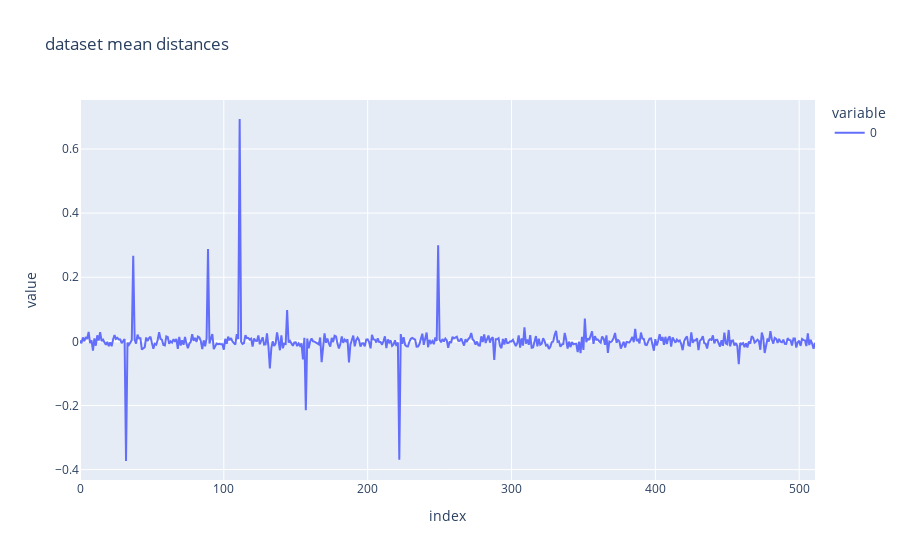
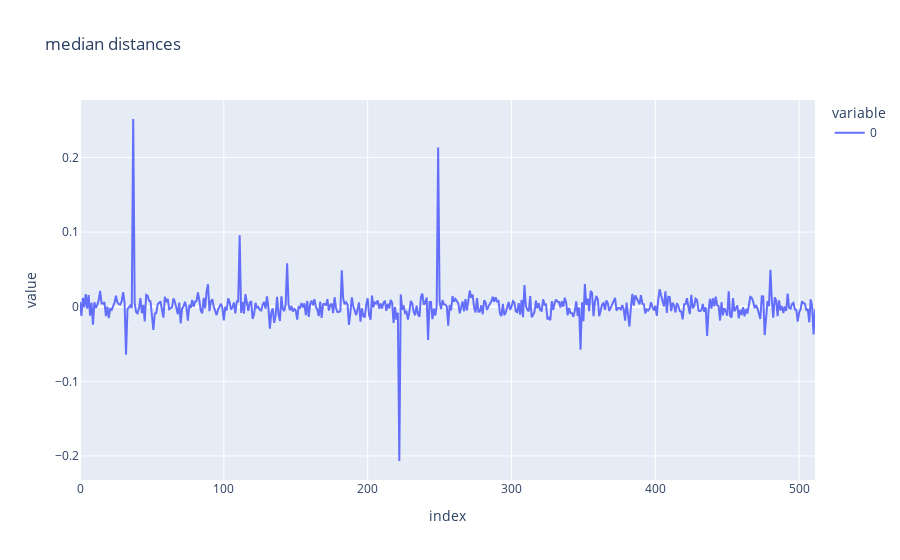
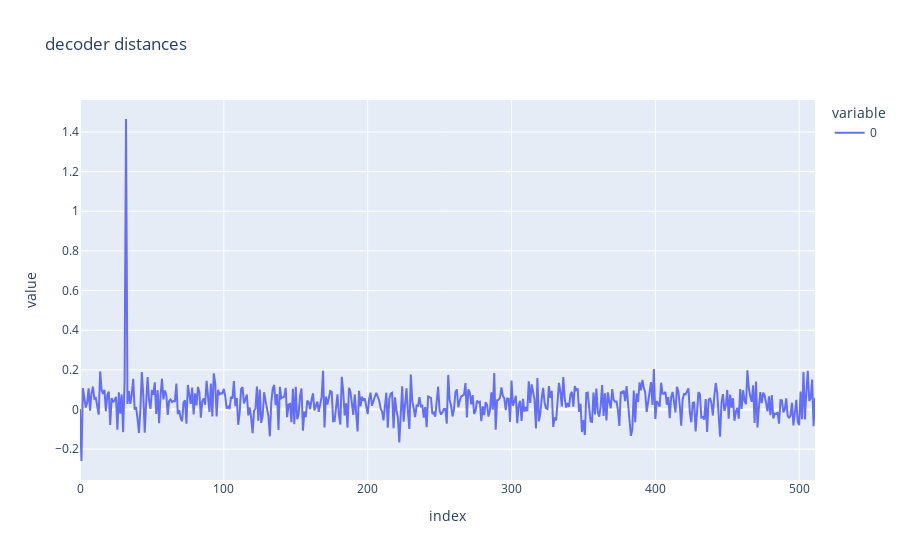

Here is the notebook cell these charts were saved with, in order:
### Code cell
from importlib import reload
from sae_training.geom_median.src import geom_median
reload(geom_median)


with torch.no_grad():
    
    all_activations = activation_store.storage_buffer.detach()

    out = geom_median.torch.compute_geometric_median(
        activation_store.storage_buffer.detach().cpu(), skip_typechecks=True, maxiter=100, per_component=False,
        ).median
    
    # get the distance between the median and each activation
    dataset_mean = all_activations.mean(dim=0).detach().cpu()
    dataset_mean_distances = all_activations.median(0).values.detach().cpu() - dataset_mean
    dataset_mean_distances_mean = dataset_mean_distances.mean().item()
    
    
    med_distances = all_activations.median(0).values.detach().cpu() -  out.to("mps").detach().cpu()
    med_distances_mean = med_distances.mean().item()
    
    dec_distance = all_activations.median(0).values.detach().cpu() -  sparse_autoencoder.b_dec.detach().cpu()
    dec_distance_mean = dec_distance.mean().item()
    
    
    
    
    print(med_distances_mean, dec_distance_mean, dataset_mean_distances_mean)


    px.line(dataset_mean_distances, title = "dataset mean distances").show()
    px.line(med_distances, title = "median distances").show()
    px.line(dec_distance, title = "decoder distances").show()

### Figure 1 — Plotly figure (JSON) as saved in the notebook; plotly's stock layout.template omitted (floating-point values rounded to 4 significant figures; data arrays with more than 128 entries replaced by an {"elided": "..."} marker saying what was removed)
{"data": [{"hovertemplate": "variable=0<br>index=%{x}<br>value=%{y}<extra></extra>", "legendgroup": "0", "line": {"color": "#636efa", "dash": "solid"}, "marker": {"symbol": "circle"}, "mode": "lines", "name": "0", "orientation": "v", "showlegend": true, "type": "scatter", "x": {"elided": "512 int values"}, "xaxis": "x", "y": {"elided": "512 float values"}, "yaxis": "y"}], "layout": {"legend": {"title": {"text": "variable"}, "tracegroupgap": 0}, "title": {"text": "dataset mean distances"}, "xaxis": {"anchor": "y", "domain": [0, 1], "title": {"text": "index"}}, "yaxis": {"anchor": "x", "domain": [0, 1], "title": {"text": "value"}}}}

### Figure 2 — Plotly figure (JSON) as saved in the notebook; plotly's stock layout.template omitted (floating-point values rounded to 4 significant figures; data arrays with more than 128 entries replaced by an {"elided": "..."} marker saying what was removed)
{"data": [{"hovertemplate": "variable=0<br>index=%{x}<br>value=%{y}<extra></extra>", "legendgroup": "0", "line": {"color": "#636efa", "dash": "solid"}, "marker": {"symbol": "circle"}, "mode": "lines", "name": "0", "orientation": "v", "showlegend": true, "type": "scatter", "x": {"elided": "512 int values"}, "xaxis": "x", "y": {"elided": "512 float values"}, "yaxis": "y"}], "layout": {"legend": {"title": {"text": "variable"}, "tracegroupgap": 0}, "title": {"text": "median distances"}, "xaxis": {"anchor": "y", "domain": [0, 1], "title": {"text": "index"}}, "yaxis": {"anchor": "x", "domain": [0, 1], "title": {"text": "value"}}}}

### Figure 3 — Plotly figure (JSON) as saved in the notebook; plotly's stock layout.template omitted (floating-point values rounded to 4 significant figures; data arrays with more than 128 entries replaced by an {"elided": "..."} marker saying what was removed)
{"data": [{"hovertemplate": "variable=0<br>index=%{x}<br>value=%{y}<extra></extra>", "legendgroup": "0", "line": {"color": "#636efa", "dash": "solid"}, "marker": {"symbol": "circle"}, "mode": "lines", "name": "0", "orientation": "v", "showlegend": true, "type": "scatter", "x": {"elided": "512 int values"}, "xaxis": "x", "y": {"elided": "512 float values"}, "yaxis": "y"}], "layout": {"legend": {"title": {"text": "variable"}, "tracegroupgap": 0}, "title": {"text": "decoder distances"}, "xaxis": {"anchor": "y", "domain": [0, 1], "title": {"text": "index"}}, "yaxis": {"anchor": "x", "domain": [0, 1], "title": {"text": "value"}}}}
